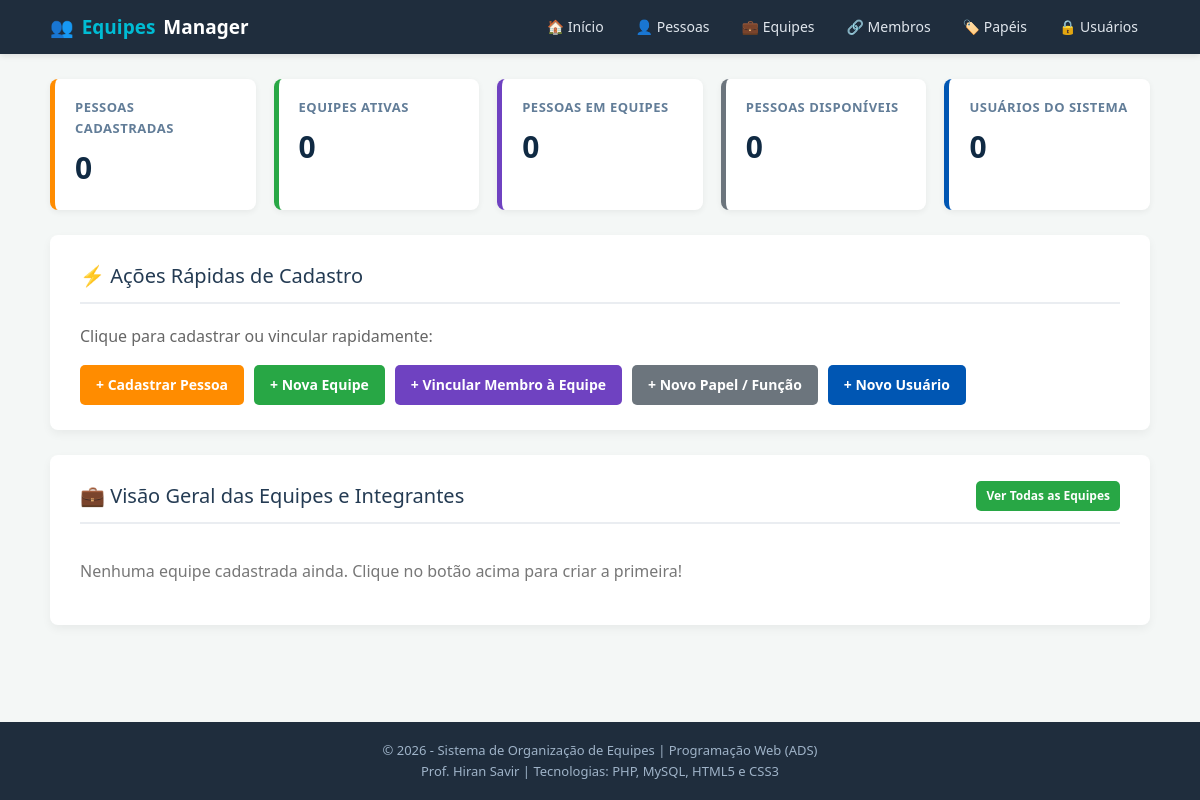
Before: / with the older database file.
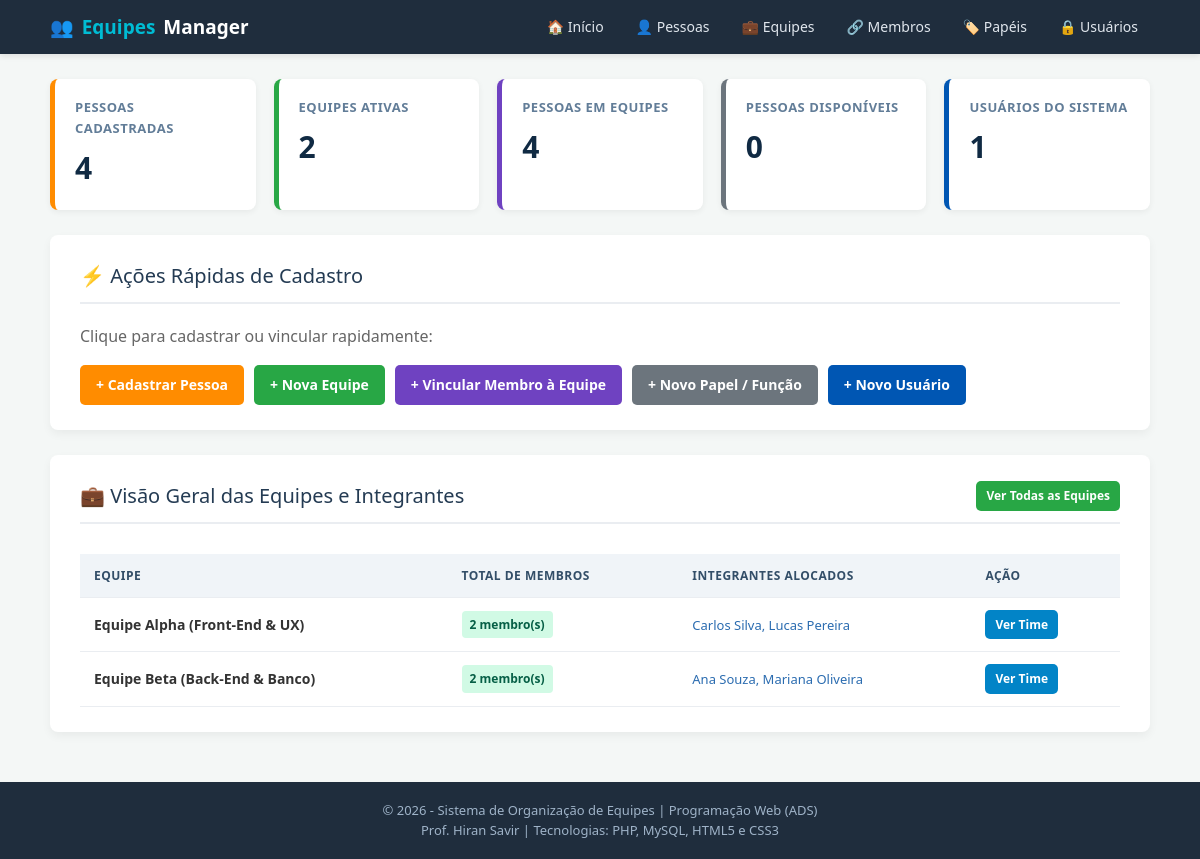
After: the same page with the newer database file.
### tables this page shows
CREATE TABLE `tbEquipe` (
    `equipe_id` INT NOT NULL AUTO_INCREMENT,
    `nome` VARCHAR(200) NOT NULL,
    `atualizado_em` TIMESTAMP DEFAULT CURRENT_TIMESTAMP ON UPDATE CURRENT_TIMESTAMP,
    `atualizado_por` INT DEFAULT 1,
    PRIMARY KEY (`equipe_id`),
    UNIQUE KEY `uk_equipe_nome` (`nome`)
);

### index.php (the view, shortened to what this page needs)
<?php
require_once 'conexao.php';
try {
    $totalPessoas = $pdo->query("SELECT COUNT(*) FROM tbPessoas")->fetchColumn();
    $totalEquipes = $pdo->query("SELECT COUNT(*) FROM tbEquipe")->fetchColumn();
    $totalUsuarios = $pdo->query("SELECT COUNT(*) FROM tbUsuarios")->fetchColumn();
    $pessoasAlocadas = $pdo->query("SELECT COUNT(DISTINCT membro_id) FROM tbMembros")->fetchColumn();
    $pessoasLivres = $totalPessoas - $pessoasAlocadas;
    $sqlEquipes = "SELECT e.equipe_id, e.nome AS equipe_nome,
                          COUNT(m.membros_id) AS total_membros,
                          GROUP_CONCAT(p.nome ORDER BY p.nome SEPARATOR ', ') AS nomes_membros
                   FROM tbEquipe e
                   LEFT JOIN tbMembros m ON e.equipe_id = m.equipe_id
                   LEFT JOIN tbPessoas p ON m.membro_id = p.pessoa_id
                   GROUP BY e.equipe_id
                   ORDER BY e.nome ASC";
    $listaEquipes = $pdo->query($sqlEquipes)->fetchAll();
} catch (PDOException $erro) {
    die("Erro ao carregar o painel: " . $erro->getMessage());
}
require_once 'header.php';
?>
<div class="dashboard-grid">
    <div class="stat-card laranja">
        <h3>Pessoas Cadastradas</h3>
        <div class="numero"><?php echo $totalPessoas; ?></div>
    </div>
    <div class="stat-card verde">
        <h3>Equipes Ativas</h3>
        <div class="numero"><?php echo $totalEquipes; ?></div>
    </div>
    <div class="stat-card roxo">
        <h3>Pessoas em Equipes</h3>
        <div class="numero"><?php echo $pessoasAlocadas; ?></div>
    </div>
    <div class="stat-card cinza">
        <h3>Pessoas Disponíveis</h3>
        <div class="numero"><?php echo $pessoasLivres; ?></div>
    </div>
    <div class="stat-card azul">
        <h3>Usuários do Sistema</h3>
        <div class="numero"><?php echo $totalUsuarios; ?></div>
    </div>
</div>
<div class="card">
    <div class="card-titulo">
        <span>⚡ Ações Rápidas de Cadastro</span>
    </div>
    <p style="color: #666; margin-bottom: 15px;">Clique para cadastrar ou vincular rapidamente:</p>
    <div style="display: flex; gap: 10px; flex-wrap: wrap;">
        <a href="cadastro_pessoa.php" class="btn btn-laranja">+ Cadastrar Pessoa</a>
        <a href="cadastro_equipe.php" class="btn btn-verde">+ Nova Equipe</a>
        <a href="cadastro_membro.php" class="btn btn-roxo">+ Vincular Membro à Equipe</a>
        <a href="cadastro_tipo.php" class="btn btn-cinza">+ Novo Papel / Função</a>
        <a href="cadastro_usuario.php" class="btn btn-azul">+ Novo Usuário</a>
    </div>
</div>
<div class="card">
    <div class="card-titulo">
        <span>💼 Visão Geral das Equipes e Integrantes</span>
        <a href="listar_equipes.php" class="btn btn-sm btn-verde">Ver Todas as Equipes</a>
    </div>
    <?php if (count($listaEquipes) > 0): ?>
        <div class="tabela-container">
            <table class="tabela-dados">
                <thead>
                    <tr>
                        <th>Equipe</th>
                        <th>Total de Membros</th>
                        <th>Integrantes Alocados</th>
                        <th>Ação</th>
                    </tr>
                </thead>
                <tbody>
                    <?php foreach ($listaEquipes as $eq): ?>
                        <tr>
                            <td><strong><?php echo htmlspecialchars($eq['equipe_nome']); ?></strong></td>
                            <td>
                                <span class="badge badge-ativo"><?php echo $eq['total_membros']; ?> membro(s)</span>
                            </td>
                            <td>
                                <?php if (!empty($eq['nomes_membros'])): ?>
                                    <span style="color: #2b6cb0; font-size: 13px;"><?php echo htmlspecialchars($eq['nomes_membros']); ?></span>
                                <?php else: ?>
                                    <span class="badge badge-disponivel">Nenhum membro alocado ainda</span>
                                <?php endif; ?>
                            </td>
                            <td>
                                <a href="ver_equipe.php?id=<?php echo $eq['equipe_id']; ?>" class="btn btn-sm btn-ciano">Ver Time</a>
                            </td>
                        </tr>
                    <?php endforeach; ?>
                </tbody>
            </table>
        </div>
    <?php else: ?>
        <p style="color: #777; padding: 15px 0;">Nenhuma equipe cadastrada ainda. Clique no botão acima para criar a primeira!</p>
    <?php endif; ?>
</div>
<?php
require_once 'footer.php';
?>

Changed rows visible on the page:
added tbequipe: nome "Equipe Alpha (Front-End & UX)", total_membros "2", nomes_membros "Carlos Silva, Lucas Pereira"
added tbequipe: nome "Equipe Beta (Back-End & Banco)", total_membros "2", nomes_membros "Ana Souza, Mariana Oliveira"
Other visible differences:
$totalPessoas: "0" → "4"
$totalEquipes: "0" → "2"
$pessoasAlocadas: "0" → "4"
$totalUsuarios: "0" → "1"
text no longer shown: "Nenhuma equipe cadastrada ainda. Clique no botão acima para criar a primeira!"
text now shown: "EQUIPE TOTAL DE MEMBROS INTEGRANTES ALOCADOS AÇÃO"
